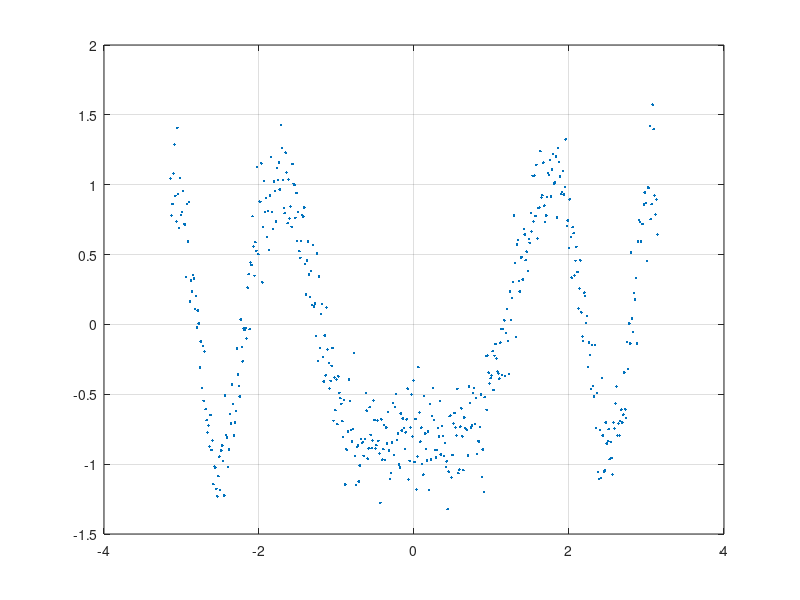

Write the MATLAB code that produced this figure. (Note: this script raises an error after producing the figure.)
%% Example - 1D Function smoothing
clear;

% Create some data and plot the underlying model
n = 500;
x = linspace(-pi,pi,n)';
y = 1./(3*x.^2 - 2*x + 7) - cos(x.^2) + randn(n,1)*0.2;
plot(x,y,'.');
grid;
hold;

% Run Snob with the following options: 
%     (1) the data is modelled using a univariate Gaussian distribution: {'norm',1}
%     (2) column 2 is a Gaussian linear regression; covariate is column 1: 'linreg',[2,1]    
%     (3) initial number of classes is 5: 'k',5
%     (3) Snob will automatically attempt to discover the optimal number of mixtures (subpopulations)
mm = snob([x, y], {'norm',1,'linreg',[2,1]}, 'k',5);

% Compute predictions and plot them
ypred=zeros(n,mm.nClasses); 
for i = 1:mm.nClasses
    b0 = mm.class{i}.model{2}.theta(2);
    b  = mm.class{i}.model{2}.theta(3:end);
    ypred(:,i) = b0 + b*x; 
end
r = mm_EstimateR(mm, [x,nan(n,1)]);
ypred = sum( ypred .* r, 2);
plot(x,ypred,'r.')
